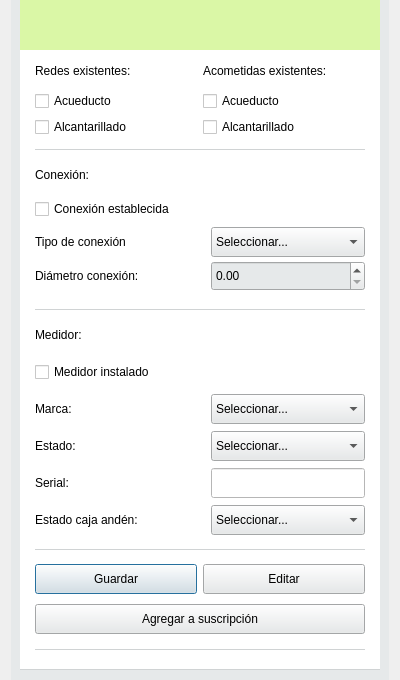
<?xml version="1.0" encoding="UTF-8"?>
<ui version="4.0">
 <class>Dialog</class>
 <widget class="QDialog" name="Dialog">
  <property name="geometry">
   <rect>
    <x>0</x>
    <y>0</y>
    <width>400</width>
    <height>680</height>
   </rect>
  </property>
  <property name="minimumSize">
   <size>
    <width>400</width>
    <height>680</height>
   </size>
  </property>
  <property name="maximumSize">
   <size>
    <width>400</width>
    <height>780</height>
   </size>
  </property>
  <property name="windowTitle">
   <string>Dialog</string>
  </property>
  <layout class="QGridLayout" name="gridLayout">
   <property name="topMargin">
    <number>0</number>
   </property>
   <property name="bottomMargin">
    <number>100</number>
   </property>
   <property name="verticalSpacing">
    <number>0</number>
   </property>
   <item row="0" column="0">
    <widget class="QWidget" name="widget" native="true">
     <property name="minimumSize">
      <size>
       <width>0</width>
       <height>680</height>
      </size>
     </property>
     <property name="maximumSize">
      <size>
       <width>16777215</width>
       <height>680</height>
      </size>
     </property>
     <property name="styleSheet">
      <string notr="true">QWidget{
	background-color: #E6E9EA;
}</string>
     </property>
     <layout class="QGridLayout" name="gridLayout_2">
      <property name="topMargin">
       <number>0</number>
      </property>
      <property name="verticalSpacing">
       <number>0</number>
      </property>
      <item row="1" column="0">
       <widget class="QWidget" name="widget_2" native="true">
        <property name="minimumSize">
         <size>
          <width>0</width>
          <height>620</height>
         </size>
        </property>
        <property name="maximumSize">
         <size>
          <width>16777215</width>
          <height>620</height>
         </size>
        </property>
        <property name="styleSheet">
         <string notr="true">QLabel, QLineEdit, QSpinBox, QCheckBox, QRadioButton{
	background-color: #FFFFFF;
}

#widget_2, #widget_4, #widget_5, #widget_6, #widget_7{
	background-color: #FFFFFF;
	border-bottom: 0.5px solid #D0D3D4;
}</string>
        </property>
        <layout class="QGridLayout" name="gridLayout_3">
         <property name="leftMargin">
          <number>15</number>
         </property>
         <property name="topMargin">
          <number>0</number>
         </property>
         <property name="rightMargin">
          <number>15</number>
         </property>
         <property name="horizontalSpacing">
          <number>6</number>
         </property>
         <property name="verticalSpacing">
          <number>0</number>
         </property>
         <item row="7" column="0" colspan="2">
          <widget class="QWidget" name="widget_7" native="true">
           <property name="minimumSize">
            <size>
             <width>0</width>
             <height>100</height>
            </size>
           </property>
           <property name="maximumSize">
            <size>
             <width>16777215</width>
             <height>100</height>
            </size>
           </property>
           <layout class="QGridLayout" name="gridLayout_7">
            <property name="leftMargin">
             <number>0</number>
            </property>
            <property name="topMargin">
             <number>10</number>
            </property>
            <property name="rightMargin">
             <number>0</number>
            </property>
            <property name="bottomMargin">
             <number>10</number>
            </property>
            <item row="0" column="0">
             <widget class="QPushButton" name="pushButton">
              <property name="minimumSize">
               <size>
                <width>0</width>
                <height>30</height>
               </size>
              </property>
              <property name="maximumSize">
               <size>
                <width>16777215</width>
                <height>30</height>
               </size>
              </property>
              <property name="text">
               <string>Guardar</string>
              </property>
              <property name="icon">
               <iconset resource="resources.qrc">
                <normaloff>:/icons/icon/save_Weight_100.svg</normaloff>:/icons/icon/save_Weight_100.svg</iconset>
              </property>
              <property name="iconSize">
               <size>
                <width>25</width>
                <height>25</height>
               </size>
              </property>
             </widget>
            </item>
            <item row="1" column="0" colspan="2">
             <widget class="QPushButton" name="pushButton_2">
              <property name="minimumSize">
               <size>
                <width>0</width>
                <height>30</height>
               </size>
              </property>
              <property name="maximumSize">
               <size>
                <width>16777215</width>
                <height>30</height>
               </size>
              </property>
              <property name="text">
               <string>Agregar a suscripción</string>
              </property>
              <property name="icon">
               <iconset resource="resources.qrc">
                <normaloff>:/icons/icon/file_open_Weight_100.svg</normaloff>:/icons/icon/file_open_Weight_100.svg</iconset>
              </property>
              <property name="iconSize">
               <size>
                <width>25</width>
                <height>25</height>
               </size>
              </property>
             </widget>
            </item>
            <item row="0" column="1">
             <widget class="QPushButton" name="pushButton_3">
              <property name="minimumSize">
               <size>
                <width>0</width>
                <height>30</height>
               </size>
              </property>
              <property name="maximumSize">
               <size>
                <width>16777215</width>
                <height>30</height>
               </size>
              </property>
              <property name="text">
               <string>Editar</string>
              </property>
              <property name="icon">
               <iconset resource="resources.qrc">
                <normaloff>:/icons/icon/edit_document_Weight_100.svg</normaloff>:/icons/icon/edit_document_Weight_100.svg</iconset>
              </property>
              <property name="iconSize">
               <size>
                <width>25</width>
                <height>25</height>
               </size>
              </property>
             </widget>
            </item>
           </layout>
          </widget>
         </item>
         <item row="0" column="0" colspan="2">
          <widget class="QWidget" name="widget_5" native="true">
           <property name="minimumSize">
            <size>
             <width>0</width>
             <height>100</height>
            </size>
           </property>
           <property name="maximumSize">
            <size>
             <width>16777215</width>
             <height>100</height>
            </size>
           </property>
           <layout class="QGridLayout" name="gridLayout_5">
            <property name="leftMargin">
             <number>0</number>
            </property>
            <property name="topMargin">
             <number>6</number>
            </property>
            <property name="rightMargin">
             <number>0</number>
            </property>
            <property name="bottomMargin">
             <number>13</number>
            </property>
            <item row="1" column="1">
             <widget class="QCheckBox" name="checkBox_3">
              <property name="text">
               <string>Acueducto</string>
              </property>
             </widget>
            </item>
            <item row="0" column="0">
             <widget class="QLabel" name="label">
              <property name="minimumSize">
               <size>
                <width>0</width>
                <height>30</height>
               </size>
              </property>
              <property name="maximumSize">
               <size>
                <width>16777215</width>
                <height>30</height>
               </size>
              </property>
              <property name="text">
               <string>Redes existentes:</string>
              </property>
             </widget>
            </item>
            <item row="2" column="1">
             <widget class="QCheckBox" name="checkBox_4">
              <property name="text">
               <string>Alcantarillado</string>
              </property>
             </widget>
            </item>
            <item row="2" column="0">
             <widget class="QCheckBox" name="checkBox_2">
              <property name="text">
               <string>Alcantarillado</string>
              </property>
             </widget>
            </item>
            <item row="0" column="1">
             <widget class="QLabel" name="label_5">
              <property name="minimumSize">
               <size>
                <width>0</width>
                <height>30</height>
               </size>
              </property>
              <property name="maximumSize">
               <size>
                <width>16777215</width>
                <height>30</height>
               </size>
              </property>
              <property name="text">
               <string>Acometidas existentes:</string>
              </property>
             </widget>
            </item>
            <item row="1" column="0">
             <widget class="QCheckBox" name="checkBox">
              <property name="text">
               <string>Acueducto</string>
              </property>
             </widget>
            </item>
           </layout>
          </widget>
         </item>
         <item row="4" column="0" colspan="2">
          <widget class="QWidget" name="widget_4" native="true">
           <property name="minimumSize">
            <size>
             <width>0</width>
             <height>160</height>
            </size>
           </property>
           <property name="maximumSize">
            <size>
             <width>16777215</width>
             <height>160</height>
            </size>
           </property>
           <layout class="QGridLayout" name="gridLayout_4">
            <property name="leftMargin">
             <number>0</number>
            </property>
            <property name="topMargin">
             <number>10</number>
            </property>
            <property name="rightMargin">
             <number>0</number>
            </property>
            <property name="bottomMargin">
             <number>22</number>
            </property>
            <item row="1" column="0">
             <widget class="QCheckBox" name="checkBox_5">
              <property name="minimumSize">
               <size>
                <width>170</width>
                <height>30</height>
               </size>
              </property>
              <property name="maximumSize">
               <size>
                <width>170</width>
                <height>30</height>
               </size>
              </property>
              <property name="text">
               <string>Conexión establecida</string>
              </property>
             </widget>
            </item>
            <item row="2" column="0">
             <widget class="QLabel" name="label_6">
              <property name="minimumSize">
               <size>
                <width>150</width>
                <height>30</height>
               </size>
              </property>
              <property name="maximumSize">
               <size>
                <width>150</width>
                <height>30</height>
               </size>
              </property>
              <property name="text">
               <string>Tipo de conexión</string>
              </property>
             </widget>
            </item>
            <item row="4" column="0">
             <widget class="QLabel" name="label_7">
              <property name="minimumSize">
               <size>
                <width>150</width>
                <height>30</height>
               </size>
              </property>
              <property name="maximumSize">
               <size>
                <width>150</width>
                <height>30</height>
               </size>
              </property>
              <property name="text">
               <string>Diámetro conexión:</string>
              </property>
             </widget>
            </item>
            <item row="0" column="0">
             <widget class="QLabel" name="label_3">
              <property name="minimumSize">
               <size>
                <width>0</width>
                <height>30</height>
               </size>
              </property>
              <property name="maximumSize">
               <size>
                <width>16777215</width>
                <height>30</height>
               </size>
              </property>
              <property name="text">
               <string>Conexión:</string>
              </property>
             </widget>
            </item>
            <item row="2" column="1">
             <widget class="QComboBox" name="comboBox">
              <property name="minimumSize">
               <size>
                <width>0</width>
                <height>30</height>
               </size>
              </property>
              <property name="maximumSize">
               <size>
                <width>16777215</width>
                <height>30</height>
               </size>
              </property>
              <item>
               <property name="text">
                <string>Seleccionar...</string>
               </property>
              </item>
              <item>
               <property name="text">
                <string>Provisional</string>
               </property>
              </item>
              <item>
               <property name="text">
                <string>Legal</string>
               </property>
              </item>
              <item>
               <property name="text">
                <string>Clandestina</string>
               </property>
              </item>
              <item>
               <property name="text">
                <string>No contabilizada</string>
               </property>
              </item>
              <item>
               <property name="text">
                <string>Derivada</string>
               </property>
              </item>
              <item>
               <property name="text">
                <string>Independiente</string>
               </property>
              </item>
             </widget>
            </item>
            <item row="4" column="1">
             <widget class="QDoubleSpinBox" name="doubleSpinBox">
              <property name="minimumSize">
               <size>
                <width>0</width>
                <height>30</height>
               </size>
              </property>
              <property name="maximumSize">
               <size>
                <width>16777215</width>
                <height>30</height>
               </size>
              </property>
             </widget>
            </item>
           </layout>
          </widget>
         </item>
         <item row="5" column="0" colspan="2">
          <widget class="QWidget" name="widget_6" native="true">
           <property name="minimumSize">
            <size>
             <width>0</width>
             <height>240</height>
            </size>
           </property>
           <property name="maximumSize">
            <size>
             <width>16777215</width>
             <height>240</height>
            </size>
           </property>
           <layout class="QGridLayout" name="gridLayout_6">
            <property name="leftMargin">
             <number>0</number>
            </property>
            <property name="rightMargin">
             <number>0</number>
            </property>
            <item row="1" column="0">
             <widget class="QCheckBox" name="checkBox_6">
              <property name="minimumSize">
               <size>
                <width>170</width>
                <height>30</height>
               </size>
              </property>
              <property name="maximumSize">
               <size>
                <width>170</width>
                <height>30</height>
               </size>
              </property>
              <property name="text">
               <string>Medidor instalado</string>
              </property>
             </widget>
            </item>
            <item row="2" column="0">
             <widget class="QLabel" name="label_8">
              <property name="minimumSize">
               <size>
                <width>0</width>
                <height>30</height>
               </size>
              </property>
              <property name="maximumSize">
               <size>
                <width>16777215</width>
                <height>30</height>
               </size>
              </property>
              <property name="text">
               <string>Marca:</string>
              </property>
             </widget>
            </item>
            <item row="0" column="0">
             <widget class="QLabel" name="label_2">
              <property name="minimumSize">
               <size>
                <width>0</width>
                <height>30</height>
               </size>
              </property>
              <property name="maximumSize">
               <size>
                <width>16777215</width>
                <height>30</height>
               </size>
              </property>
              <property name="text">
               <string>Medidor:</string>
              </property>
             </widget>
            </item>
            <item row="4" column="1">
             <widget class="QComboBox" name="comboBox_3">
              <property name="minimumSize">
               <size>
                <width>0</width>
                <height>30</height>
               </size>
              </property>
              <property name="maximumSize">
               <size>
                <width>16777215</width>
                <height>30</height>
               </size>
              </property>
              <item>
               <property name="text">
                <string>Seleccionar...</string>
               </property>
              </item>
              <item>
               <property name="text">
                <string>Normal</string>
               </property>
              </item>
              <item>
               <property name="text">
                <string>Parado</string>
               </property>
              </item>
              <item>
               <property name="text">
                <string>Retirado</string>
               </property>
              </item>
              <item>
               <property name="text">
                <string>Invertido</string>
               </property>
              </item>
              <item>
               <property name="text">
                <string>Alterado, roto</string>
               </property>
              </item>
             </widget>
            </item>
            <item row="5" column="0">
             <widget class="QLabel" name="label_4">
              <property name="minimumSize">
               <size>
                <width>0</width>
                <height>30</height>
               </size>
              </property>
              <property name="maximumSize">
               <size>
                <width>16777215</width>
                <height>30</height>
               </size>
              </property>
              <property name="text">
               <string>Serial:</string>
              </property>
             </widget>
            </item>
            <item row="5" column="1">
             <widget class="QLineEdit" name="lineEdit">
              <property name="minimumSize">
               <size>
                <width>0</width>
                <height>30</height>
               </size>
              </property>
              <property name="maximumSize">
               <size>
                <width>16777215</width>
                <height>30</height>
               </size>
              </property>
             </widget>
            </item>
            <item row="2" column="1">
             <widget class="QComboBox" name="comboBox_2">
              <property name="minimumSize">
               <size>
                <width>0</width>
                <height>30</height>
               </size>
              </property>
              <property name="maximumSize">
               <size>
                <width>16777215</width>
                <height>30</height>
               </size>
              </property>
              <item>
               <property name="text">
                <string>Seleccionar...</string>
               </property>
              </item>
              <item>
               <property name="text">
                <string>Acuametro</string>
               </property>
              </item>
              <item>
               <property name="text">
                <string>Acua Forjas</string>
               </property>
              </item>
              <item>
               <property name="text">
                <string>Aishi Tokey</string>
               </property>
              </item>
              <item>
               <property name="text">
                <string>Kent</string>
               </property>
              </item>
              <item>
               <property name="text">
                <string>Tavira</string>
               </property>
              </item>
              <item>
               <property name="text">
                <string>Zachii</string>
               </property>
              </item>
             </widget>
            </item>
            <item row="4" column="0">
             <widget class="QLabel" name="label_9">
              <property name="minimumSize">
               <size>
                <width>0</width>
                <height>30</height>
               </size>
              </property>
              <property name="maximumSize">
               <size>
                <width>16777215</width>
                <height>30</height>
               </size>
              </property>
              <property name="text">
               <string>Estado:</string>
              </property>
             </widget>
            </item>
            <item row="6" column="1">
             <widget class="QComboBox" name="comboBox_4">
              <property name="minimumSize">
               <size>
                <width>0</width>
                <height>30</height>
               </size>
              </property>
              <property name="maximumSize">
               <size>
                <width>16777215</width>
                <height>30</height>
               </size>
              </property>
              <item>
               <property name="text">
                <string>Seleccionar...</string>
               </property>
              </item>
              <item>
               <property name="text">
                <string>Sin tapa</string>
               </property>
              </item>
              <item>
               <property name="text">
                <string>Tapa en buen estado</string>
               </property>
              </item>
              <item>
               <property name="text">
                <string>Tapa en mal estado</string>
               </property>
              </item>
             </widget>
            </item>
            <item row="6" column="0">
             <widget class="QLabel" name="label_10">
              <property name="text">
               <string>Estado caja andén:</string>
              </property>
             </widget>
            </item>
           </layout>
          </widget>
         </item>
         <item row="8" column="0">
          <spacer name="verticalSpacer_2">
           <property name="orientation">
            <enum>Qt::Vertical</enum>
           </property>
           <property name="sizeHint" stdset="0">
            <size>
             <width>20</width>
             <height>40</height>
            </size>
           </property>
          </spacer>
         </item>
        </layout>
       </widget>
      </item>
      <item row="0" column="0">
       <widget class="QWidget" name="widget_3" native="true">
        <property name="minimumSize">
         <size>
          <width>0</width>
          <height>50</height>
         </size>
        </property>
        <property name="maximumSize">
         <size>
          <width>16777215</width>
          <height>50</height>
         </size>
        </property>
        <property name="styleSheet">
         <string notr="true">#widget_3{
	background-color: #DAF7A6;
}</string>
        </property>
       </widget>
      </item>
      <item row="2" column="0">
       <spacer name="verticalSpacer">
        <property name="orientation">
         <enum>Qt::Vertical</enum>
        </property>
        <property name="sizeHint" stdset="0">
         <size>
          <width>20</width>
          <height>40</height>
         </size>
        </property>
       </spacer>
      </item>
     </layout>
    </widget>
   </item>
  </layout>
 </widget>
 <resources>
  <include location="resources.qrc"/>
 </resources>
 <connections/>
</ui>
